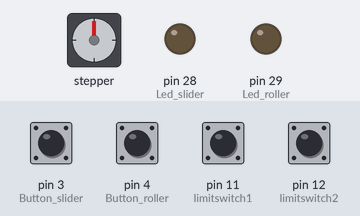
Simulated run of this sketch. Board: Arduino Mega 2560, built with avr-gcc and run on an emulated ATmega2560. Shown: stepper motor, output pins drawn as LEDs (lit = HIGH). The inputs (shaded band) are chosen by the test bench; at power-on: pin 3 (Button_slider), pin 4 (Button_roller), pin 11 (limitswitch1), pin 12 (limitswitch2) HIGH. Stepper angles assume 200 steps per turn; what the sketch prints to the serial monitor is not drawn.

Above: at 1.2 s.
1.3 s: pin 3 (Button_slider) pulled LOW for 1 s
At 3.1 s:
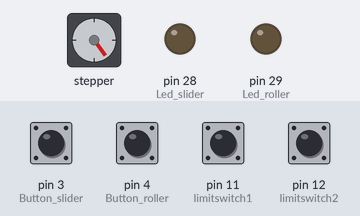
3.8 s: pin 3 (Button_slider) pulled LOW for 0.15 s
At 5.0 s:
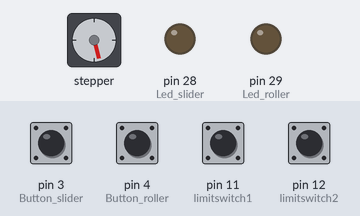
5.4 s: pin 3 (Button_slider) pulled LOW for 0.15 s
At 6.2 s:
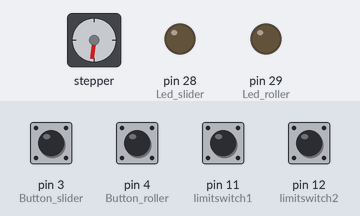
7.0 s: pin 3 (Button_slider) pulled LOW for 0.15 s
At 7.5 s:
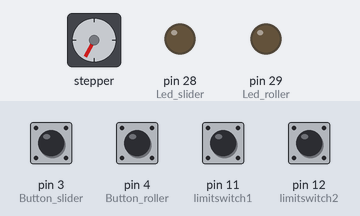
8.6 s: pin 3 (Button_slider) pulled LOW for 1 s
At 10.2 s:
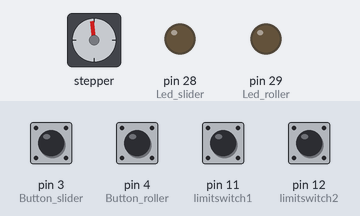
11.1 s: pin 3 (Button_slider) pulled LOW for 1 s
At 12.9 s:
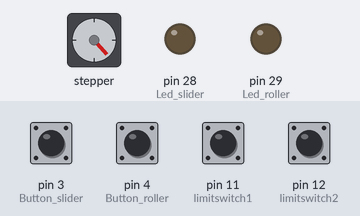
Timing chart, 0 to 14.4 s (numbered marks = the images above; inputs shaded):
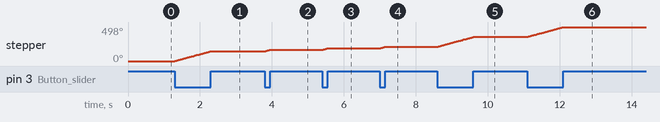

The sketch:

Slaveuno.ino
```cpp
#include <AccelStepper.h>

const int limitswitch1 = 11;
const int limitswitch2 = 12;
int nilai = 0;
int kecepatanrol;
int potPin = A0;                  // pin input dari potensiometer

AccelStepper stepper1(AccelStepper::DRIVER, 6, 5);
AccelStepper stepper2(AccelStepper::DRIVER, 10, 9);

void setup() {
  Serial.begin(9600);
  pinMode(limitswitch1, INPUT_PULLUP);
  pinMode(limitswitch2, INPUT_PULLUP);
  pinMode(3, INPUT_PULLUP);  // Button slider
  pinMode(4, INPUT_PULLUP);  // Button roller
  pinMode(28, OUTPUT);  // Led slider
  pinMode(29, OUTPUT);  // Led roller
  stepper1.setMaxSpeed(200);
  stepper2.setMaxSpeed(200);
}

int speedroller;

void loop() {
  // SLIDER
  if (Serial.available()>0) {
    String data = Serial.readStringUntil('\n');
    int a = data.toInt();
    float b = (1.2 * a) / 9;
    speedroller = (b * 1600) / 60;

  }

  if (digitalRead(3) == LOW) {
  if (digitalRead(limitswitch1) == LOW) {
    nilai = 0;
    // Serial.println("Nilai: 0 (Switch 1 ditekan)");
    // delay(1000);
  } else if (digitalRead(limitswitch2) == LOW) {
    nilai = 1;
    // Serial.println("Nilai: 1 (Switch 2 ditekan)");
    // delay(1000);
  } else {
    // Serial.println("Tidak ada perubahan");
    // delay(1000);
  }
  // Serial.println(nilai);

    if (nilai == 0) {
    stepper1.setSpeed(100);  // Set kecepatan motor stepper1 (dalam langkah per detik)
    stepper1.runSpeed();    // Jalankan motor stepper1
    } else {
    stepper1.setSpeed(-100);  // Set kecepatan motor stepper1 (dalam langkah per detik)
    stepper1.runSpeed();    // Jalankan motor stepper1
    }
  } else {
    // Mematikan fungsi slider
    stepper1.setSpeed(0);  // Set kecepatan motor stepper1 (dalam langkah per detik)
    stepper1.runSpeed();    // Jalankan motor stepper1
    // stepper1.stop();  // Menghentikan motor stepper1
  }

  // ROLLER
  if (digitalRead(4) == LOW) {
    int potVal = analogRead(potPin);
    kecepatanrol = map(potVal, 511, 1024, 80, 30);
    // stepper2.setSpeed(100);  // Set kecepatan motor stepper2 (dalam langkah per detik)
    stepper2.setSpeed(speedroller);  // Set kecepatan motor stepper2 (dalam langkah per detik)
    stepper2.runSpeed();    // Jalankan motor stepper2
  } else {
    stepper2.setSpeed(0);  // Set kecepatan motor stepper2 (dalam langkah per detik)
    stepper2.runSpeed();    // Jalankan motor stepper2
    stepper2.stop();  // Menghentikan motor stepper2
  }
    Serial.println(speedroller);
}
```

Measured:
- after the input at 1.3 s, stepper: turns 144° clockwise in 0.99 s, starting at once
- after the input at 3.8 s, stepper: turns 21° clockwise in 0.14 s, starting at once
- after the input at 5.4 s, stepper: turns 22° clockwise in 0.14 s, starting at once
- after the input at 7.0 s, stepper: turns 21° clockwise in 0.14 s, starting at once
- after the input at 8.6 s, stepper: turns 146° clockwise in 1.0 s, starting at once
- after the input at 11.1 s, stepper: turns 144° clockwise in 0.99 s, starting at once
